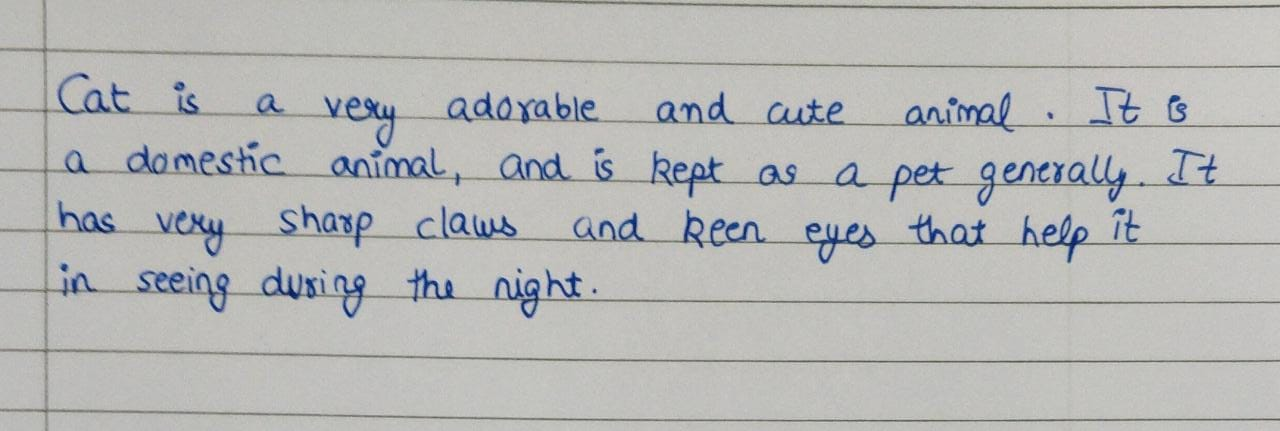
#> input picture ocr/sample_text_handwritten.jpeg, 1280 x 431 px, found by its file name
$ python convert.py
#> lines starting #> are read from the running program, lines starting #| are printed output that depends on the picture; after the words box and inside, x2 and y2 are one past the last pixel; in counts of white or black regions, pixels touching at a corner belong together
### ocr/temp3.py
import cv2
import os
import numpy as np

# [23 lines of commented-out code are left out]


def get_img(img_path):
    img = cv2.imread(img_path)
#> img is the input picture: shape (431, 1280, 3); mean B, G, R 182.2, 183.3, 182.3
    return img


def saveimg(save_path, img):
    cv2.imwrite(save_path, img)


# [22 lines left out: function get_string, not called in this run]
    # [10 lines of commented-out code are left out]


def rescale(img):
    img = cv2.resize(img, None, fx=1.5, fy=1.5, interpolation=cv2.INTER_CUBIC)
#> img: shape (646, 1920, 3)
    return img


def noise_removal(img):
    # Convert to gray
    img = cv2.cvtColor(img, cv2.COLOR_BGR2GRAY)
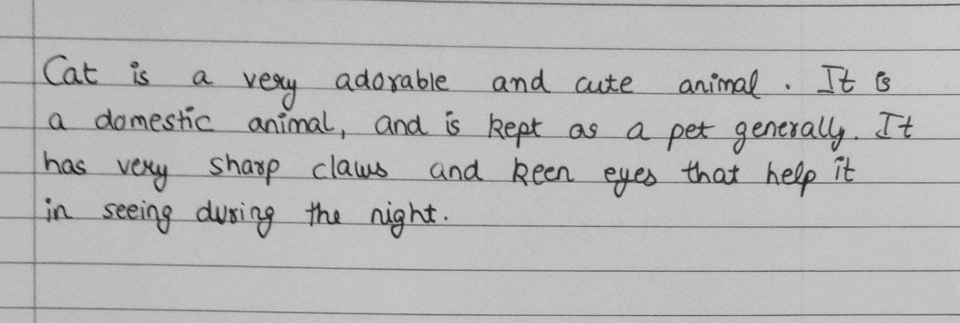
#> img: shape (646, 1920) (shown at 1/2 size); min 8, max 217, mean 182.9

    # Apply dilation and erosion to remove some noise
    kernel = np.ones((1, 1), np.uint8)
    img = cv2.dilate(img, kernel, iterations=1)
    img = cv2.erode(img, kernel, iterations=1)
    # Apply blur to smooth out the edges
    img = cv2.GaussianBlur(img, (5, 5), 0)
    return img


def binarize(img):
    # Apply threshold to get image with only b&w (binarization)
    img = cv2.threshold(img, 0, 255, cv2.THRESH_BINARY + cv2.THRESH_OTSU)[1]
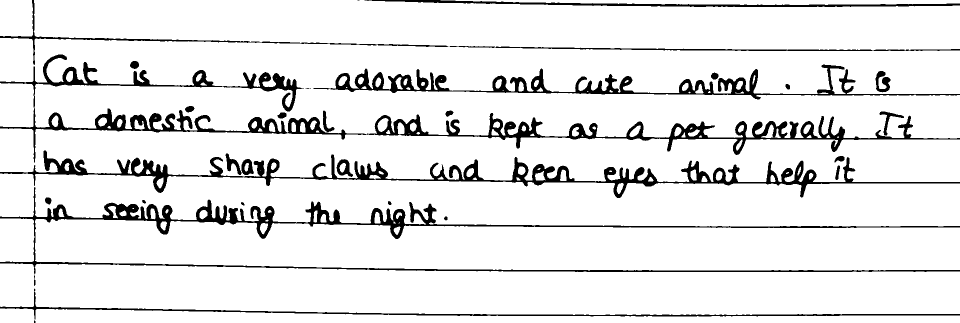
#> img: shape (646, 1920) (shown at 1/2 size); 90.6% white; 32 black regions (4 under 20 px), largest, box (x1, y1, x2, y2) and area: (0, 109, 1920, 325) 33276, (0, 301, 1920, 396) 23694, (0, 374, 1920, 548) 23453
    return img


# [3 lines that do not run on import are left out]

### ocr/convert.py
# import cv2
import os

# import numpy as np
import temp3

# import pytesseract

import easyocr

# from pylab import rcParams
# from IPython.display import Image

os.environ["KMP_DUPLICATE_LIB_OK"] = "TRUE"


# [13 lines of commented-out code are left out]


def get_string(img_path):
    # Read image using opencv
    # img = cv2.imread(img_path)
    img = temp3.get_img(img_path)
    # print(img)
    # Extract the file name without the file extension
    file_name = os.path.basename(img_path).split(".")[0]
    file_name = file_name.split()[0]

    # Create a directory for outputs
    output_path = os.path.join("/", file_name)
    if not os.path.exists(output_path):
        os.makedirs(output_path)

    img = temp3.rescale(img)
    img = temp3.noise_removal(img)
    img = temp3.binarize(img)
    # file_name, output_path = get_string(img_path)
    # Save the filtered image in the output directory
    save_path = r"E:\VIT\GradeAid\ocr\enhanced_img.jpeg"
    # save_path = os.path.join("/", file_name + "_enhanced.jpg")
    # cv2.imwrite(save_path, img)
    temp3.saveimg(save_path, img)
    print(save_path)
    # Recognize text with tesseract for python
    # result = pytesseract.image_to_string(img, lang="eng")
    reader = easyocr.Reader(["en"])
    output = reader.readtext(temp3.get_img(r"./image.jpg"))

    text = ""
    for i in output:
        text += i[1] + " "
    return text
    # return result


if __name__ == "__main__":
    img_path = r"E:\VIT\GradeAid\ocr\sample_text_handwritten.jpeg"
    print(get_string(img_path))
#> (the call stopped at in get_string, `reader = easyocr.Reader(["en"])`: easyocr is not available in this run)

$ run again, with ocr/another_sample_text.jpeg copied over ocr/sample_text_handwritten.jpeg
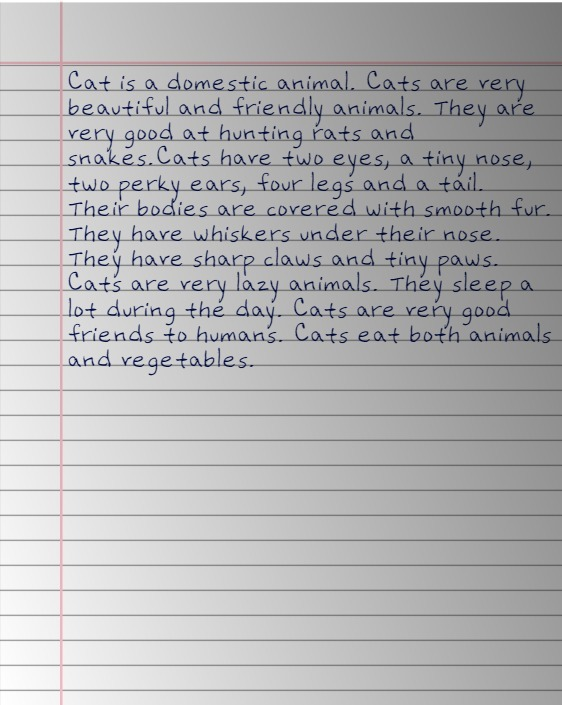
#> input picture ocr/another_sample_text.jpeg, 562 x 705 px, found by its file name
#> in get_img, img is the input picture: shape (705, 562, 3); mean B, G, R 180, 178.5, 178.6
#> in noise_removal, `img = cv2.cvtColor(img, cv2.COLOR_BGR2GRAY)`:
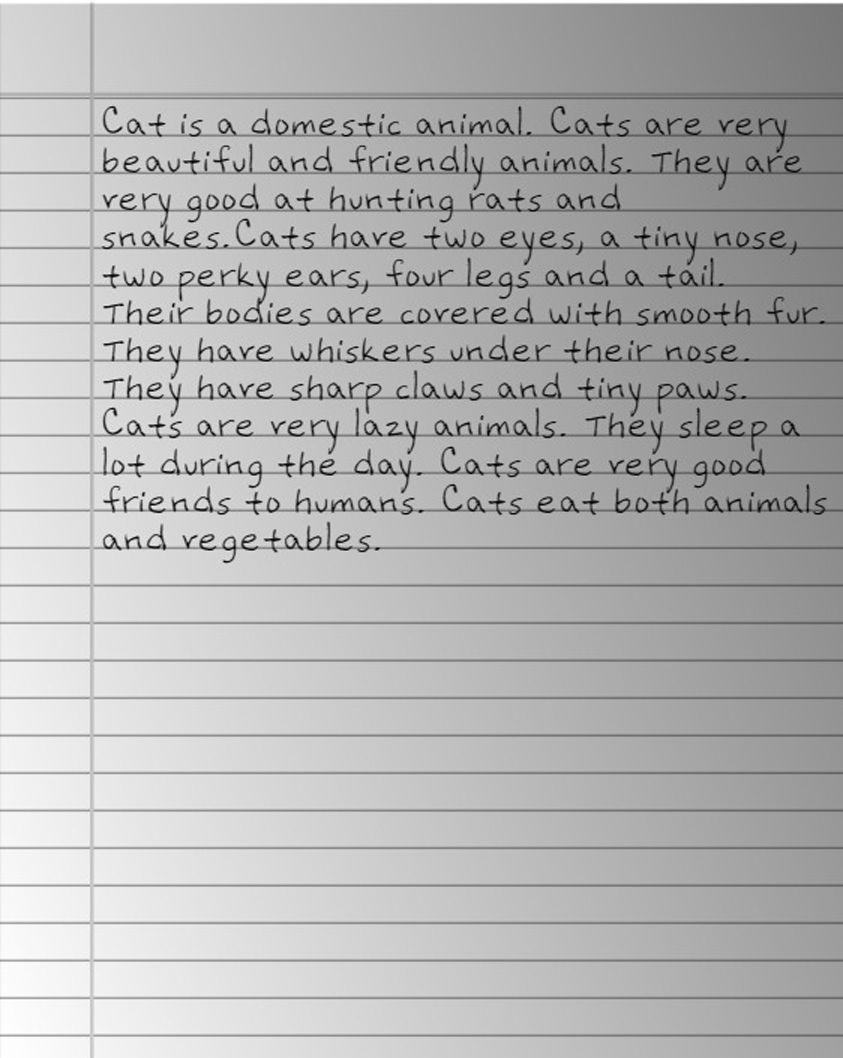
#> img: shape (1058, 843); min 0, max 255, mean 178.7
#> in binarize, `img = cv2.threshold(img, 0, 255, cv2.THRESH_BINARY + cv2.THRESH_OTSU)[1]`:
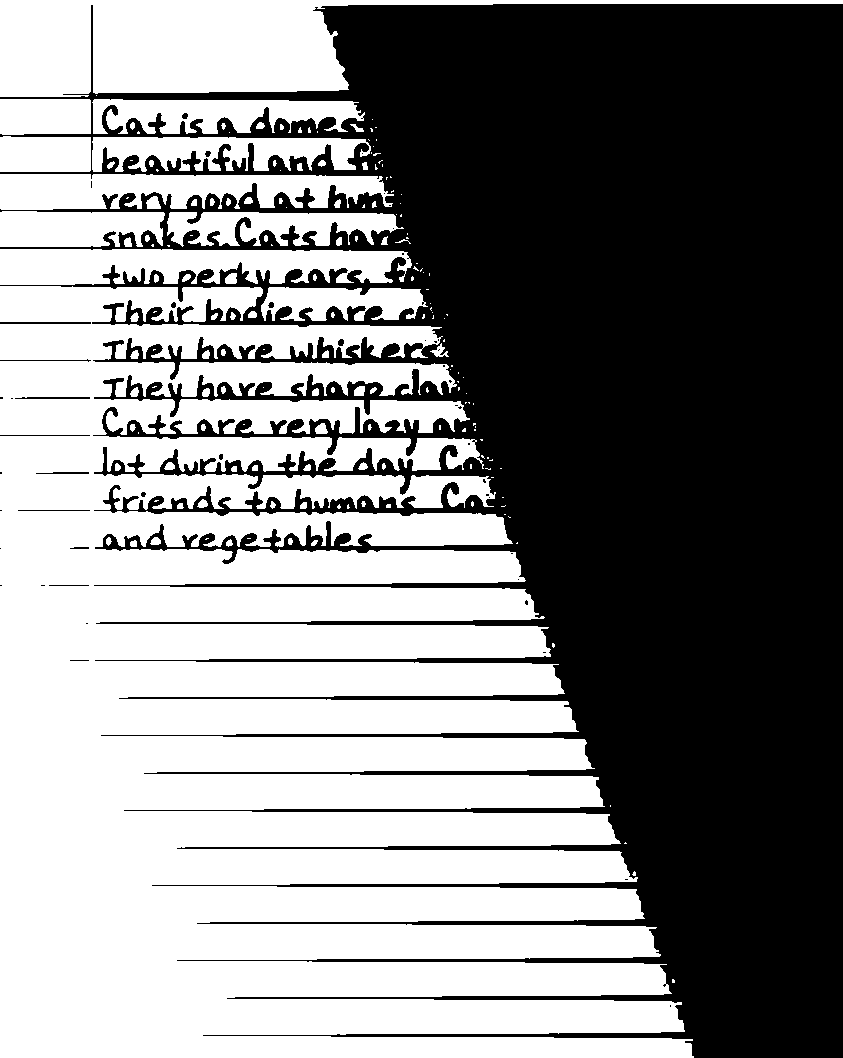
#> img: shape (1058, 843); 52.4% white; 49 black regions (33 under 20 px), largest, box (x1, y1, x2, y2) and area: (0, 4, 843, 1058) 423628, (0, 322, 91, 324) 182, (15, 397, 90, 399) 141
